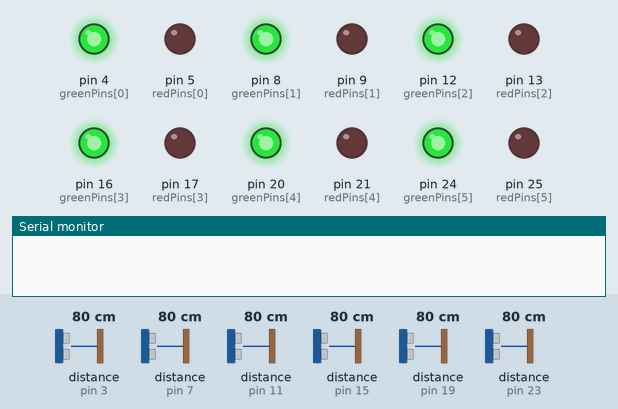
Simulated run of this sketch. Board: Arduino Mega 2560, built with avr-gcc and run on an emulated ATmega2560. On the bench: output pins drawn as LEDs (lit = HIGH), the last lines printed to the serial monitor. Wiring (inferred from the names in the program): 6 × ultrasonic range finder: trigger pin 2, echo pin 3 / trigger pin 6, echo pin 7 / trigger pin 10, echo pin 11 / trigger pin 14, echo pin 15 / trigger pin 18, echo pin 19 / trigger pin 22, echo pin 23. Inputs (shaded band) come from the test bench; at power-on: distance to the obstacle (sensors on pin 3, pin 7, pin 11, pin 15, pin 19, pin 23) 80 cm. The echo pulse lasts 58.3 µs per cm; pins used as bus, display or sensor lines are not drawn.

Above: at 1.2 s.
1.3 s: distance to the obstacle (sensor on pin 3) set to 23 cm
3.2 s: distance to the obstacle (sensor on pin 3) set to 19 cm
At 4.2 s:
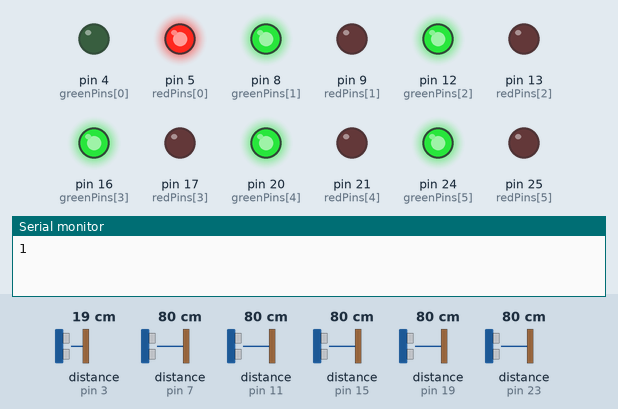
5.0 s: distance to the obstacle (sensor on pin 7) set to 23 cm
6.9 s: distance to the obstacle (sensor on pin 7) set to 19 cm
At 7.9 s:
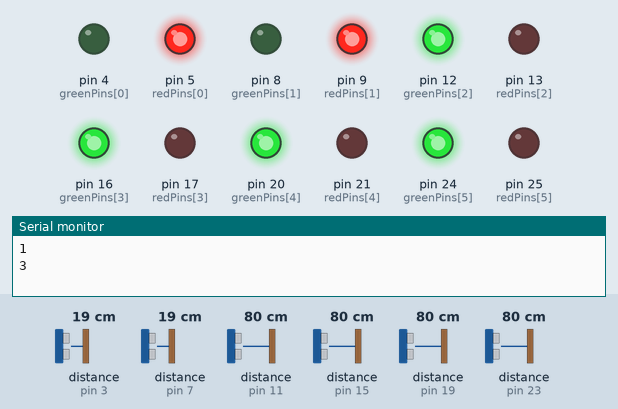
8.8 s: distance to the obstacle (sensor on pin 11) set to 24 cm
10.6 s: distance to the obstacle (sensor on pin 11) set to 19 cm
At 12.2 s:
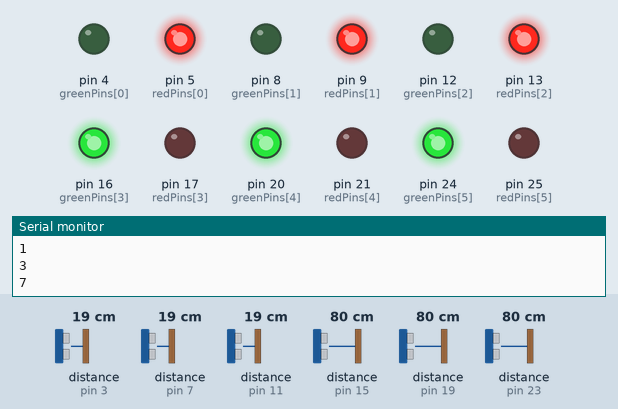
Timing chart, 0 to 13.6 s (numbered marks = the images above; inputs shaded):
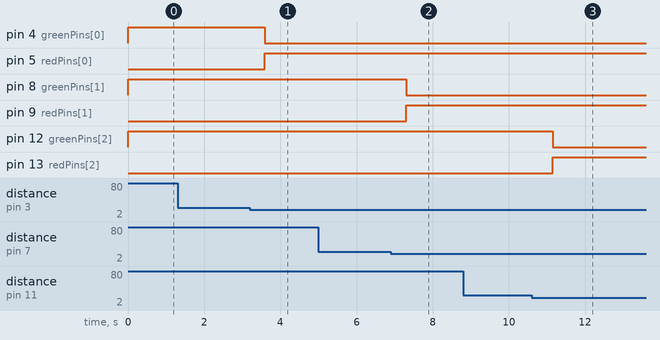

The sketch:

ADV_6_CODE0629.ino
```cpp
#define NUM_SENSORS 6
#define FILTER_SIZE 5
#define DEBOUNCE_THRESHOLD 3
#define THRESHOLD_DIST 20

// 핀 배열 설정
const int trigPins[NUM_SENSORS]  = {2, 6, 10, 14, 18, 22};
const int echoPins[NUM_SENSORS]  = {3, 7, 11, 15, 19, 23};
const int greenPins[NUM_SENSORS] = {4, 8, 12, 16, 20, 24};
const int redPins[NUM_SENSORS]   = {5, 9, 13, 17, 21, 25};

// 필터 및 디바운스 제어 배열
int filterBuffers[NUM_SENSORS][FILTER_SIZE] = {0};
int filterIndices[NUM_SENSORS] = {0};
int debounceCounters[NUM_SENSORS] = {0};

bool currentStates[NUM_SENSORS] = {false}; // false: EMPTY, true: OCCUPIED
bool lastTransmittedStates[NUM_SENSORS] = {false};

void setup() {
  Serial.begin(115200); // 고속 시리얼 통신 설정

  for (int i = 0; i < NUM_SENSORS; i++) {
    pinMode(trigPins[i], OUTPUT);
    pinMode(echoPins[i], INPUT);
    pinMode(greenPins[i], OUTPUT);
    pinMode(redPins[i], OUTPUT);

    // 초기 LED 상태 설정 (초록색 켜짐)
    digitalWrite(greenPins[i], HIGH);
    digitalWrite(redPins[i], LOW);
  }
}

// 1개 센서의 거리를 측정하고 이동평균 필터를 적용하는 함수
long getFilteredDistance(int id) {
  digitalWrite(trigPins[id], LOW);
  delayMicroseconds(2);
  digitalWrite(trigPins[id], HIGH);
  delayMicroseconds(10);
  digitalWrite(trigPins[id], LOW);

  long duration = pulseIn(echoPins[id], HIGH, 25000); // 타임아웃 25ms 설정 (약 4m 거리 제한)
  long rawDistance = (duration == 0) ? 999 : duration * 0.034 / 2; // 타임아웃 시 최대거리 처리

  // 링 버퍼에 값 삽입 및 평균 계산
  filterBuffers[id][filterIndices[id]] = rawDistance;
  filterIndices[id] = (filterIndices[id] + 1) % FILTER_SIZE;

  long sum = 0;
  for (int i = 0; i < FILTER_SIZE; i++) {
    sum += filterBuffers[id][i];
  }
  return sum / FILTER_SIZE;
}

void loop() {
  bool stateChanged = false;

  for (int i = 0; i < NUM_SENSORS; i++) {
    long avgDistance = getFilteredDistance(i);

    // 디바운스 기반 상태 판정
    if (avgDistance > 0 && avgDistance <= THRESHOLD_DIST) {
      if (!currentStates[i]) {
        debounceCounters[i]++;
        if (debounceCounters[i] >= DEBOUNCE_THRESHOLD) {
          currentStates[i] = true; // 주차됨 상태 확정
          debounceCounters[i] = 0;
        }
      } else {
        debounceCounters[i] = 0; // 안정적인 상태 유지 시 카운터 리셋
      }
    } else {
      if (currentStates[i]) {
        debounceCounters[i]++;
        if (debounceCounters[i] >= DEBOUNCE_THRESHOLD) {
          currentStates[i] = false; // 비어있음 상태 확정
          debounceCounters[i] = 0;
        }
      } else {
        debounceCounters[i] = 0;
      }
    }

    // 하드웨어 피드백 (LED 제어)
    if (currentStates[i]) {
      digitalWrite(redPins[i], HIGH);
      digitalWrite(greenPins[i], LOW);
    } else {
      digitalWrite(greenPins[i], HIGH);
      digitalWrite(redPins[i], LOW);
    }

    // 이전 전송 상태와 비교하여 변경점이 있는지 검사
    if (currentStates[i] != lastTransmittedStates[i]) {
      stateChanged = true;
    }

    delay(15); // 센서 간 혼선(Crosstalk)을 방지하기 위한 가드 타임
  }

  // 데이터 변화가 감지되었을 때만 비트마스크 패킷 송신 (Event-driven)
  if (stateChanged) {
    byte packet = 0;
    for (int i = 0; i < NUM_SENSORS; i++) {
      if (currentStates[i]) {
        packet |= (1 << i); // i번째 비트를 1로 설정
      }
      lastTransmittedStates[i] = currentStates[i]; // 동기화
    }

    // 라즈베리 파이로 1바이트 정수와 줄바꿈 기호 송신
    Serial.println(packet);
  }
}
```

Measured:
- the behaviour switches between 22 and 21 cm on distance to the obstacle (sensor on pin 3) (found by bisection; images 0 and 1)
- the behaviour switches between 22 and 21 cm on distance to the obstacle (sensor on pin 7) (found by bisection; images 1 and 2)
- the behaviour switches between 22 and 21 cm on distance to the obstacle (sensor on pin 11) (found by bisection; images 2 and 3)
- after the input at 1.3 s, every drawn part: stays the same
- after the input at 3.2 s, pin 4 (greenPins[0]): HIGH → LOW after 0.38 s; pin 5 (redPins[0]): LOW → HIGH after 0.38 s
- after the input at 5.0 s, every drawn part: stays the same
- after the input at 6.9 s, pin 8 (greenPins[1]): HIGH → LOW after 0.41 s; pin 9 (redPins[1]): LOW → HIGH after 0.41 s
- after the input at 8.8 s, every drawn part: stays the same
- after the input at 10.6 s, pin 12 (greenPins[2]): HIGH → LOW after 0.55 s; pin 13 (redPins[2]): LOW → HIGH after 0.55 s
